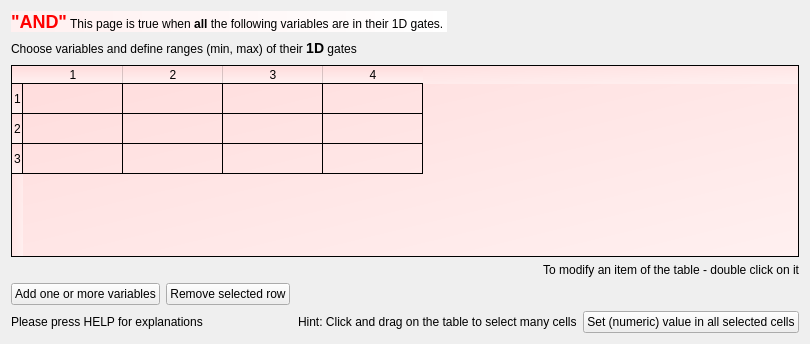
  <widget class="QWizardPage" name="wizardPage_AND_gates">
   <property name="title">
    <string>CONJUNCTION  of  1D gates    </string>
   </property>
   <property name="subTitle">
    <string>(AND list of gates)</string>
   </property>
   <layout class="QVBoxLayout" name="verticalLayout_10">
    <item>
     <layout class="QHBoxLayout" name="horizontalLayout_5">
      <item>
       <layout class="QVBoxLayout" name="verticalLayout_5">
        <item>
         <widget class="QLabel" name="textLabel1">
          <property name="autoFillBackground">
           <bool>false</bool>
          </property>
          <property name="styleSheet">
           <string notr="true">background-color: qlineargradient(spread:pad, x1:0, y1:0, x2:1, y2:0, stop:0 rgba(255, 240, 240, 255), stop:1 rgba(255, 255, 255, 255));</string>
          </property>
          <property name="text">
           <string>&lt;b&gt;&lt;font color=&quot;#ff0000&quot; size=&quot;+2&quot;&gt;&quot;AND&quot;&lt;/font&gt;&lt;/b&gt; This page is true when &lt;b&gt;all&lt;/b&gt; the following variables are in their 1D gates.  </string>
          </property>
          <property name="wordWrap">
           <bool>false</bool>
          </property>
         </widget>
        </item>
        <item>
         <widget class="QLabel" name="textLabel2">
          <property name="text">
           <string>&lt;html&gt;&lt;head/&gt;&lt;body&gt;&lt;p&gt;Choose variables   and define  ranges (min, max)  of their &lt;span style=&quot; font-size:large; font-weight:600;&quot;&gt;1D&lt;/span&gt; gates&lt;/p&gt;&lt;/body&gt;&lt;/html&gt;</string>
          </property>
          <property name="alignment">
           <set>Qt::AlignVCenter</set>
          </property>
          <property name="wordWrap">
           <bool>false</bool>
          </property>
         </widget>
        </item>
       </layout>
      </item>
      <item>
       <spacer name="horizontalSpacer_5">
        <property name="orientation">
         <enum>Qt::Horizontal</enum>
        </property>
        <property name="sizeHint" stdset="0">
         <size>
          <width>40</width>
          <height>20</height>
         </size>
        </property>
       </spacer>
      </item>
      <item>
       <widget class="QLabel" name="pixmapLabel1">
        <property name="sizePolicy">
         <sizepolicy hsizetype="Maximum" vsizetype="Maximum">
          <horstretch>0</horstretch>
          <verstretch>0</verstretch>
         </sizepolicy>
        </property>
        <property name="minimumSize">
         <size>
          <width>48</width>
          <height>48</height>
         </size>
        </property>
        <property name="pixmap">
         <pixmap resource="greware_icons.qrc">:/images/images/oneD_gate.png</pixmap>
        </property>
        <property name="scaledContents">
         <bool>true</bool>
        </property>
        <property name="wordWrap">
         <bool>false</bool>
        </property>
       </widget>
      </item>
     </layout>
    </item>
    <item>
     <widget class="QTableWidget" name="table_1D_AND_gates">
      <property name="font">
       <font>
        <pointsize>9</pointsize>
       </font>
      </property>
      <property name="styleSheet">
       <string notr="true">background-color: qlineargradient(spread:pad, x1:0, y1:0, x2:1, y2:1, stop:0 rgba(255, 220, 220, 255), stop:1 rgba(255, 240, 240, 255));</string>
      </property>
      <property name="rowCount">
       <number>3</number>
      </property>
      <property name="columnCount">
       <number>4</number>
      </property>
      <row/>
      <row/>
      <row/>
      <column/>
      <column/>
      <column/>
      <column/>
     </widget>
    </item>
    <item>
     <widget class="QLabel" name="label_10">
      <property name="text">
       <string>To modify an item of the table - double click on it</string>
      </property>
      <property name="alignment">
       <set>Qt::AlignRight|Qt::AlignTrailing|Qt::AlignVCenter</set>
      </property>
     </widget>
    </item>
    <item>
     <layout class="QHBoxLayout" name="_3">
      <item>
       <widget class="QPushButton" name="pushButton_add_1D_AND">
        <property name="text">
         <string>Add one or more variables</string>
        </property>
        <property name="icon">
         <iconset resource="greware_icons.qrc">
          <normaloff>:/images/images/add_document.png</normaloff>:/images/images/add_document.png</iconset>
        </property>
        <property name="iconSize">
         <size>
          <width>24</width>
          <height>24</height>
         </size>
        </property>
       </widget>
      </item>
      <item>
       <widget class="QPushButton" name="pushButton_remove_1D_AND">
        <property name="text">
         <string>Remove selected row</string>
        </property>
        <property name="icon">
         <iconset resource="greware_icons.qrc">
          <normaloff>:/images/images/remove_document.png</normaloff>:/images/images/remove_document.png</iconset>
        </property>
        <property name="iconSize">
         <size>
          <width>23</width>
          <height>23</height>
         </size>
        </property>
       </widget>
      </item>
      <item>
       <spacer name="spacer51">
        <property name="orientation">
         <enum>Qt::Horizontal</enum>
        </property>
        <property name="sizeType">
         <enum>QSizePolicy::Expanding</enum>
        </property>
        <property name="sizeHint" stdset="0">
         <size>
          <width>230</width>
          <height>20</height>
         </size>
        </property>
       </spacer>
      </item>
     </layout>
    </item>
    <item>
     <layout class="QHBoxLayout" name="_7">
      <item>
       <widget class="QLabel" name="textLabel2_6">
        <property name="text">
         <string>Please press HELP for explanations</string>
        </property>
        <property name="alignment">
         <set>Qt::AlignVCenter</set>
        </property>
        <property name="wordWrap">
         <bool>false</bool>
        </property>
       </widget>
      </item>
      <item>
       <spacer name="spacer15">
        <property name="orientation">
         <enum>Qt::Horizontal</enum>
        </property>
        <property name="sizeType">
         <enum>QSizePolicy::Expanding</enum>
        </property>
        <property name="sizeHint" stdset="0">
         <size>
          <width>89</width>
          <height>20</height>
         </size>
        </property>
       </spacer>
      </item>
      <item>
       <widget class="QLabel" name="textLabel1_3">
        <property name="sizePolicy">
         <sizepolicy hsizetype="Preferred" vsizetype="Maximum">
          <horstretch>0</horstretch>
          <verstretch>0</verstretch>
         </sizepolicy>
        </property>
        <property name="maximumSize">
         <size>
          <width>32767</width>
          <height>26</height>
         </size>
        </property>
        <property name="text">
         <string>Hint: Click and drag on the table to select many cells</string>
        </property>
        <property name="alignment">
         <set>Qt::AlignVCenter</set>
        </property>
        <property name="wordWrap">
         <bool>false</bool>
        </property>
       </widget>
      </item>
      <item>
       <widget class="QPushButton" name="pushButton_1D_AND_set_many_cells">
        <property name="text">
         <string>Set (numeric) value in all selected cells</string>
        </property>
       </widget>
      </item>
     </layout>
    </item>
   </layout>
  </widget>
